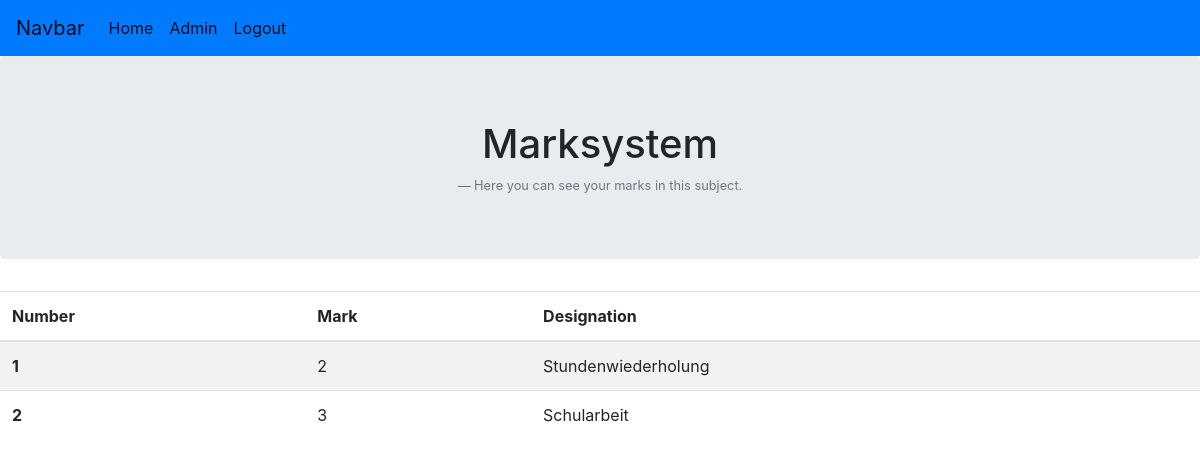
/6/detailseite_schueler/ (signed in), run on an earlier commit of the app's database.
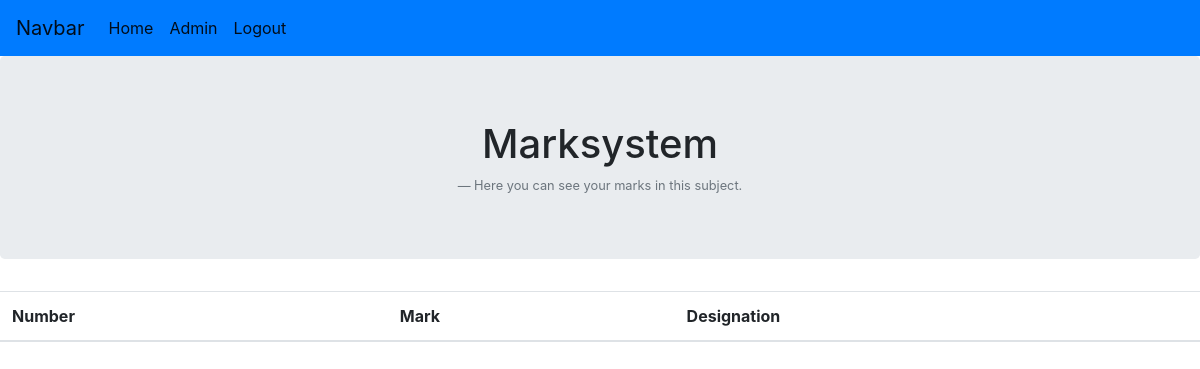
And on a later commit of the database.
### noten/models.py (models this page shows, shortened)
class Note(models.Model):
    note = models.IntegerField(default=0)
    type = models.CharField(default="", max_length=150)
    Student = models.ForeignKey(Student, on_delete=models.CASCADE)
    Unterricht = models.ForeignKey(Unterricht, on_delete=models.CASCADE, null=True, blank=True)
    class Meta:
        verbose_name_plural = "Noten"

### noten/views.py (the view)
# urls.py: path('<int:subject_id>/detailseite_schueler/', views.detailseite_schueler, name='detailseite_schueler'),
@login_required
def detailseite_schueler(request, subject_id):
    noten = Note.objects.filter(Student__user = request.user, Unterricht__id=subject_id)
    return render(request, 'noten/detailseite_schueler.html', {'latest_noten_liste' : noten})

### noten/templates/noten/detailseite_schueler.html (shortened to what this page needs)
<!DOCTYPE html>
<html lang="en">
<head>
    {% load static %}
    <link href="https://stackpath.bootstrapcdn.com/bootstrap/4.2.1/css/bootstrap.min.css"
 rel="stylesheet">
</head>
<body>
<nav class="navbar navbar-expand-lg navbar-light bg-primary">
    <a class="navbar-brand" href="">Navbar</a>
    <div class="collapse navbar-collapse" id="navbarNav">
        <ul class="navbar-nav">
            <li class="nav-item active">
                <a class="nav-link" href="{% url 'noten:startseite_schueler' %}">Home</a>
            </li>
            <li class="nav-item active">
                <a class="nav-link" href="/admin">Admin</a>
            </li>
            <li class="nav-item active">
                <a class="nav-link" href="/logout">Logout</a>
            </li>
        </ul>
    </div>
</nav>
<div class="jumbotron text-center">
    <h1>Marksystem</h1>
    <footer class="blockquote-footer">Here you can see your marks in this subject.</footer>
</div>
<table class="table table-striped">
    <thead>
    <tr>
        <th scope="col">Number</th>
        <th scope="col">Mark</th>
        <th scope="col">Designation</th>
    </tr>
    </thead>
    <tbody>
    {% for noten in latest_noten_liste %}
    <tr>
        <th scope="row">{{forloop.counter}}</th>
        <td>{{ noten.note }}</td>
        <td> {{ noten.type }}</td>
    </tr>
    {% endfor %}
    </tbody>
</table>
</body>
</html>

What changed in the data, as far as the page shows it:
removed Note: note "2", type "Stundenwiederholung"
removed Note: note "3", type "Schularbeit"
